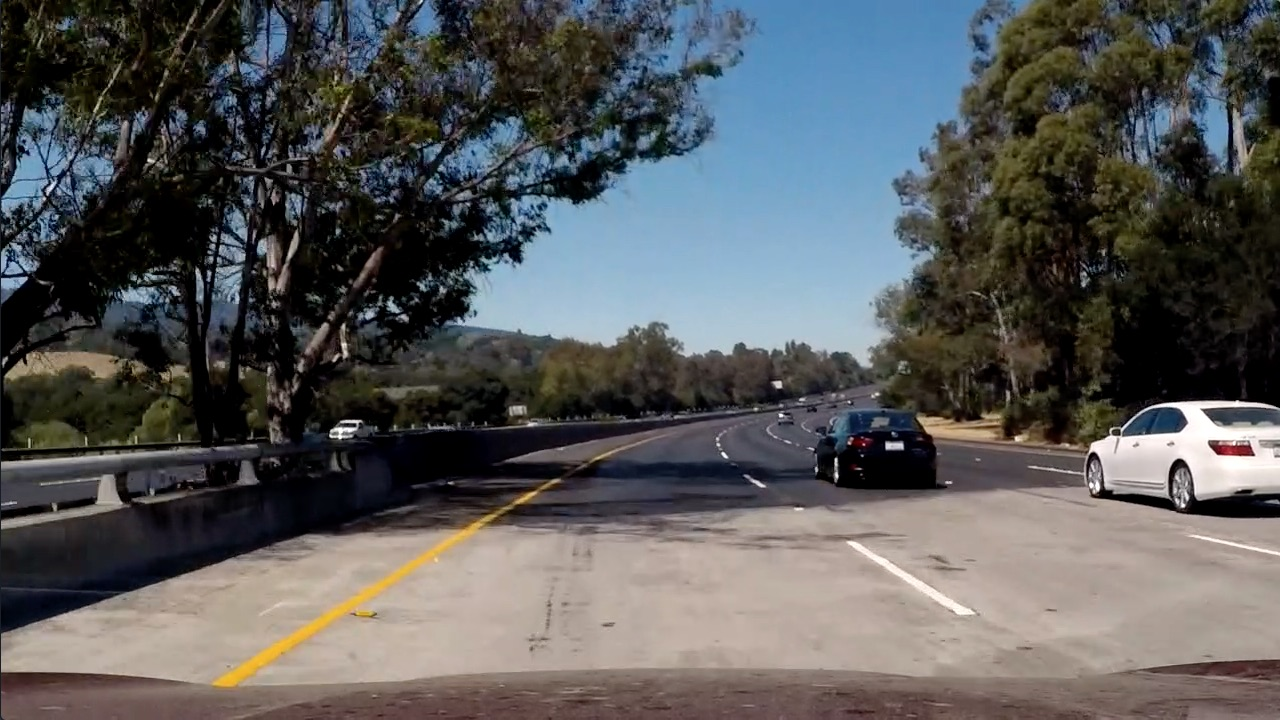
#> input picture test_images/color-shadow-example.jpg, 1280 x 720 px
$ python thresholding.py   (older library calls are emulated)
#> lines starting #> are read from the running program, lines starting #| are printed output that depends on the picture; after the words box and inside, x2 and y2 are one past the last pixel; in counts of white or black regions, pixels touching at a corner belong together
"""Gradient and color thresholding"""
import cv2
import numpy as np
from matplotlib import image as mpimage
from matplotlib import pyplot as plt

import utils


# Gradient thresholding

def abs_sobel_thresh(rgb_image, orient='x', sobel_kernel=3, thresh=(0, 255)):
    """Calculate directional gradient. Apply threshold"""
    gray = cv2.cvtColor(rgb_image, cv2.COLOR_RGB2GRAY)

    d = 1 if orient == 'x' else 0
    sobel = cv2.Sobel(gray, cv2.CV_64F, d, 1 - d, ksize=sobel_kernel)

    abs_sobel = np.absolute(sobel)
    scaled_sobel = np.uint8(255 * abs_sobel / np.max(abs_sobel))

    mask = (scaled_sobel >= thresh[0]) * (scaled_sobel <= thresh[1])
    return mask.astype(np.int)


# [27 lines left out: functions mag_thresh, dir_threshold, not called in this run]


# Color Thresholding

def hls_threshold(
        rbg_image,
        h_thresh=(0, 180),
        l_thresh=(0, 255),
        s_thresh=(0, 255)):

    hls = cv2.cvtColor(rbg_image, cv2.COLOR_RGB2HLS)

    h_mask = (hls[:, :, 0] >= h_thresh[0]) * (hls[:, :, 0] <= h_thresh[1])
    l_mask = (hls[:, :, 1] >= l_thresh[0]) * (hls[:, :, 1] <= l_thresh[1])
    s_mask = (hls[:, :, 2] >= s_thresh[0]) * (hls[:, :, 2] <= s_thresh[1])
    return (h_mask * l_mask * s_mask).astype(np.int)


# Testing utility

def test_color_gradient(
        rgb_image,
        kernel=3,
        grad_thresh=(20, 100),
        h_thresh=(0, 255),
        l_thresh=(0, 255),
        s_thresh=(170, 255),
        plot_all=True):

    c_binary = hls_threshold(rgb_image, h_thresh, l_thresh, s_thresh)

    g_binary = abs_sobel_thresh(
        rgb_image,
        orient='x',
        sobel_kernel=kernel,
        thresh=grad_thresh)

    combo = np.logical_or(c_binary, g_binary)

    plt.interactive(True)

    if plot_all:
        fig = utils.plot_batch(
            [rgb_image, c_binary, g_binary, combo],
            ['Original', 'Color Threshold', 'Gradient Threshold', 'Combo'],
            figsize=(16, 6))

    else:
        fig = plt.figure()
        plt.imshow(combo, cmap='gray')

    fig.tight_layout()
    return fig


if __name__ == '__main__':

    # Example of color and gradient thresholding

    test_img = 'color-shadow-example.jpg'
    image = mpimage.imread('test_images/%s' % test_img)
#> image is the input picture: shape (720, 1280, 3); mean R, G, B 88.5, 89.3, 89.8

    figure = test_color_gradient(
        image,
        kernel=3,
        grad_thresh=(40, 100),
        h_thresh=(0, 90),
        s_thresh=(170, 255),
        plot_all=False)
#> in hls_threshold, `h_mask = (hls[:, :, 0] >= h_thresh[0]) * (hls[:, :, 0] <= h_thresh[1])`:
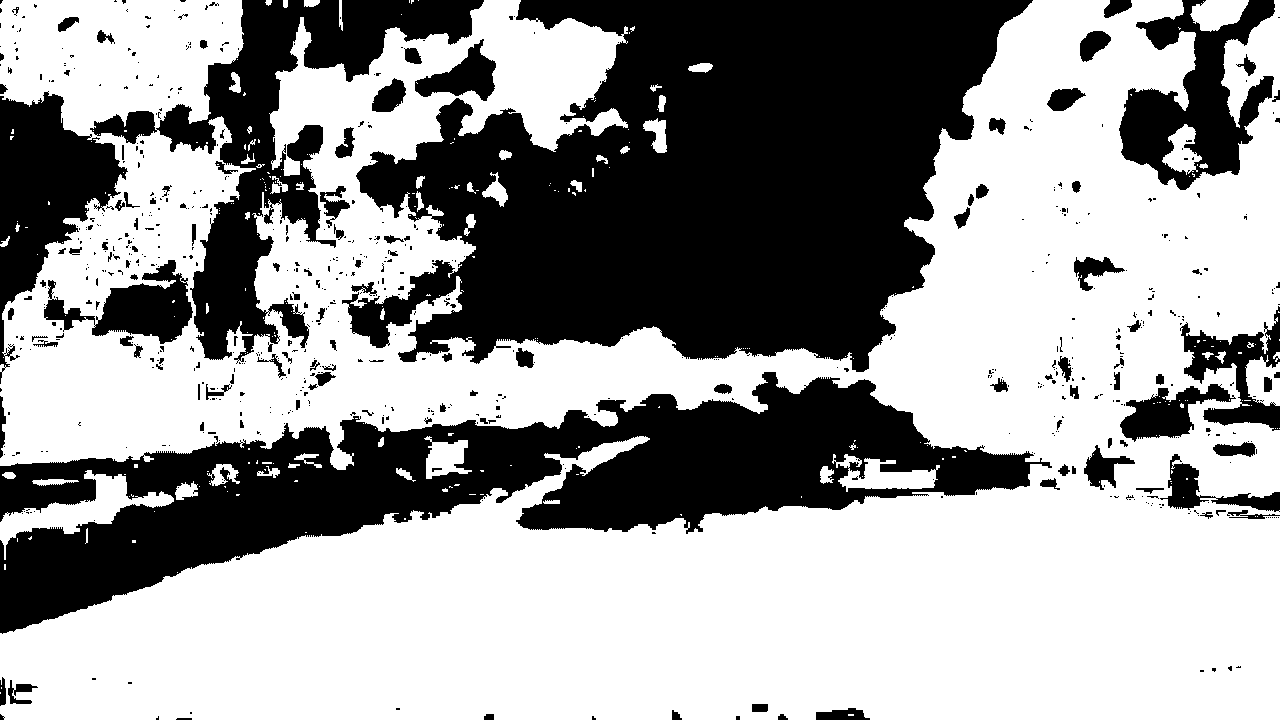
#> h_mask: shape (720, 1280) bool; 61.3% white; 686 black regions (556 under 20 px), largest, box (x1, y1, x2, y2) and area: (342, 0, 1033, 372) 162272, (0, 372, 1052, 634) 97669, (90, 0, 484, 364) 34520
#> in abs_sobel_thresh, `gray = cv2.cvtColor(rgb_image, cv2.COLOR_RGB2GRAY)`:
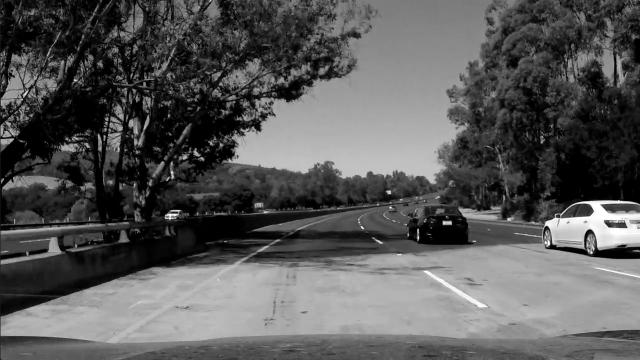
#> gray: shape (720, 1280) (shown at 1/2 size); min 0, max 255, mean 89.1
#> in abs_sobel_thresh, `sobel = cv2.Sobel(gray, cv2.CV_64F, d, 1 - d, ksize=sobel_kernel)`:
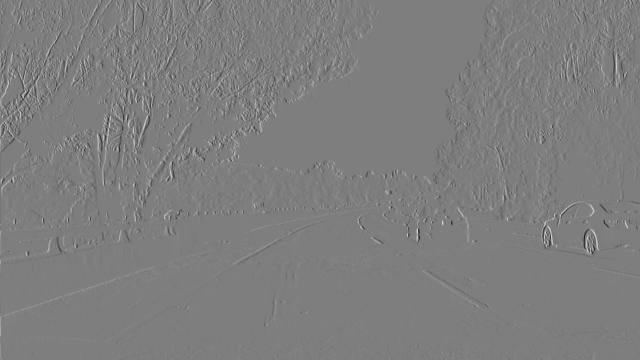
#> sobel: shape (720, 1280) float64 (shown at 1/2 size); min -870, max 887, mean 0.2; drawn with min black and max white
#> in test_color_gradient, `combo = np.logical_or(c_binary, g_binary)`:
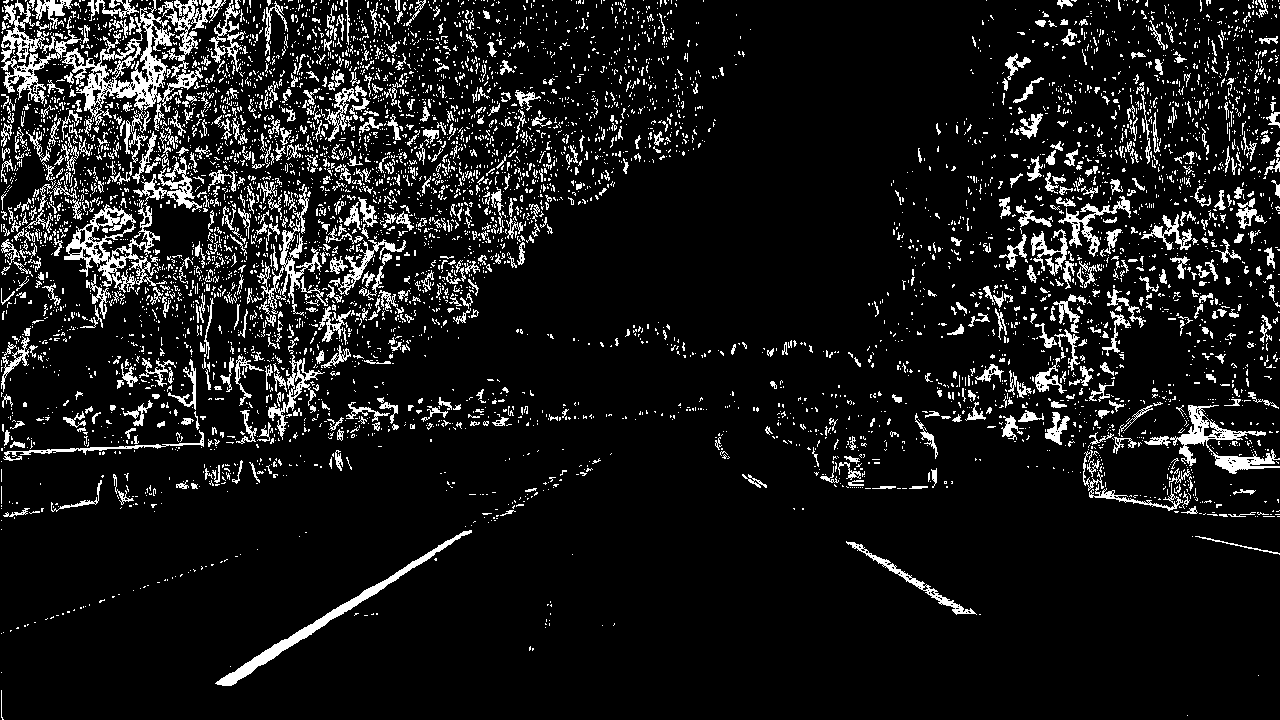
#> combo: shape (720, 1280) bool; 10% white in thin lines or dots

    plt.savefig('output_images/threshold_%s' % test_img)

$ run again, with test_images/straight_lines1.jpg copied over test_images/color-shadow-example.jpg
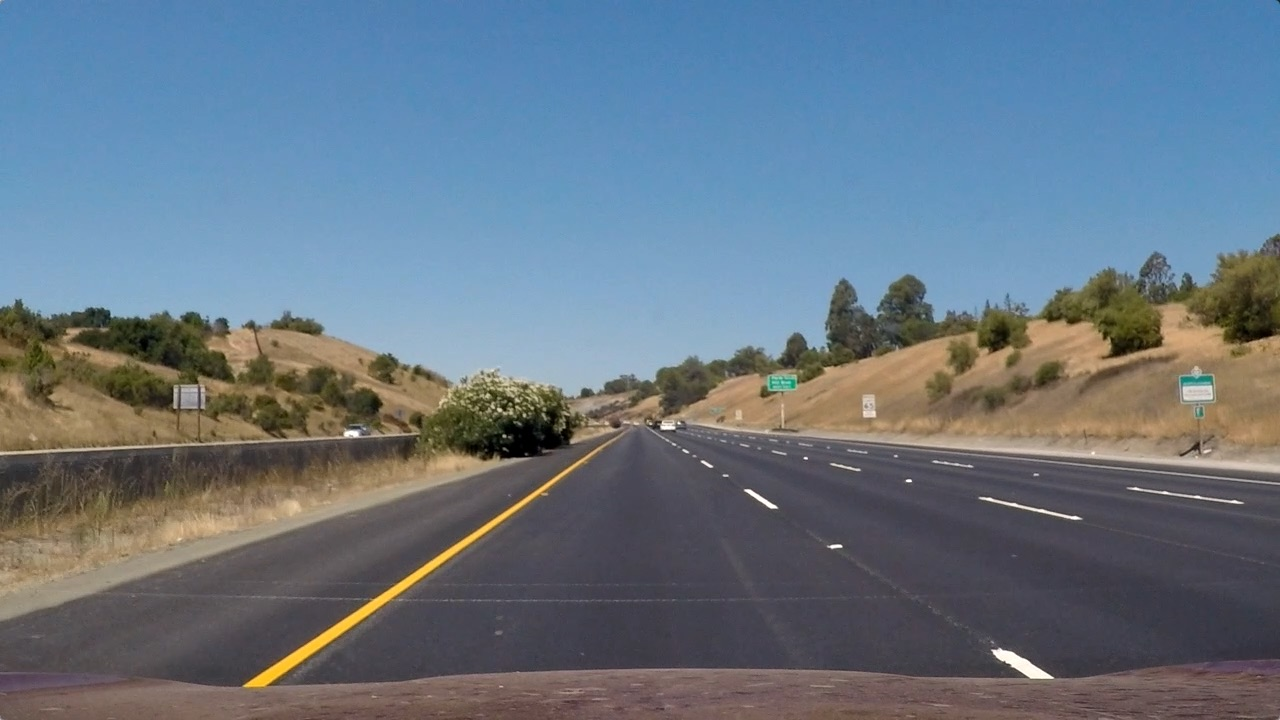
#> input picture test_images/straight_lines1.jpg, 1280 x 720 px
#> image is the input picture: shape (720, 1280, 3); mean R, G, B 103.2, 117.7, 131.2
#> hls: shape (720, 1280, 3); mean of channels 0, 1, 2 85.5, 117, 67
#> in hls_threshold, `h_mask = (hls[:, :, 0] >= h_thresh[0]) * (hls[:, :, 0] <= h_thresh[1])`:
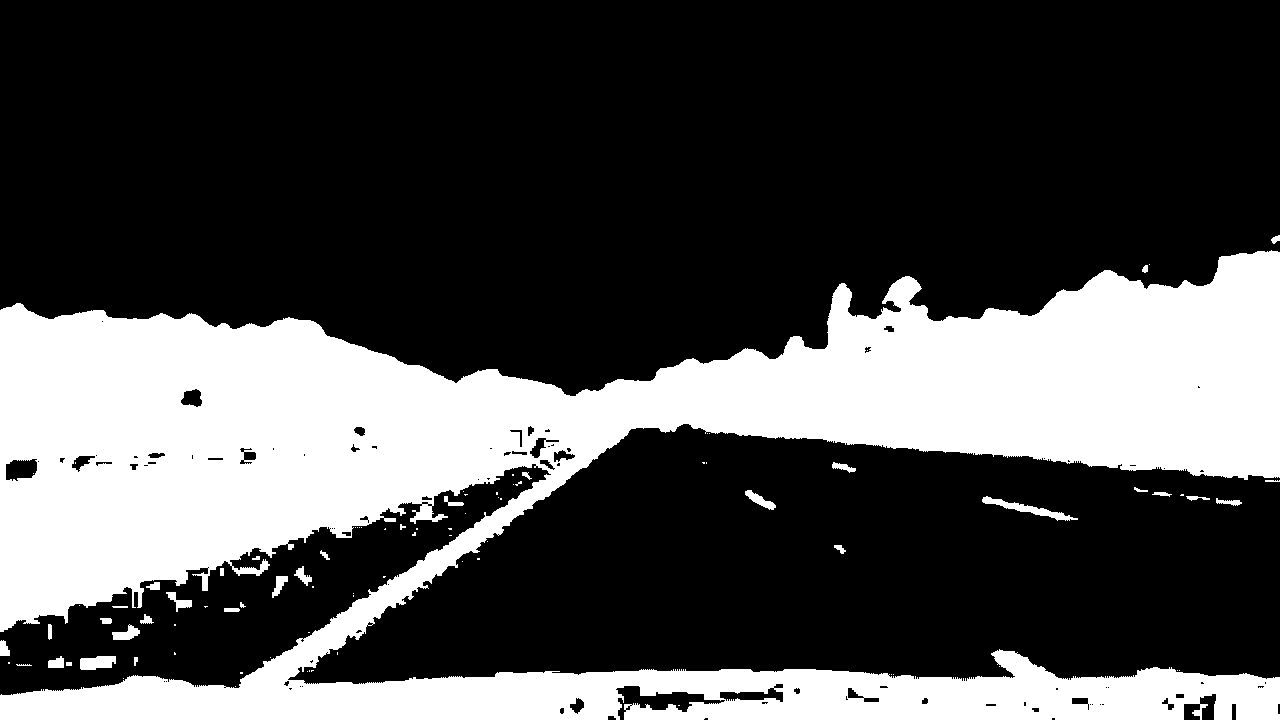
#> h_mask: shape (720, 1280) bool; 30% white; 89 white regions (54 under 20 px), largest, box (x1, y1, x2, y2) and area: (0, 250, 1280, 720) 272756, (982, 496, 1078, 521) 595, (80, 656, 116, 670) 409
#> l_mask: shape (720, 1280) bool; every value is 1
#> s_mask: shape (720, 1280) bool; 0.66% white; 260 white regions (219 under 20 px), largest, box (x1, y1, x2, y2) and area: (245, 468, 571, 688) 2739, (994, 650, 1052, 678) 518, (1245, 329, 1273, 342) 144
#> mask: shape (720, 1280) bool; 1.4% white in thin lines or dots
#> in test_color_gradient, `combo = np.logical_or(c_binary, g_binary)`:
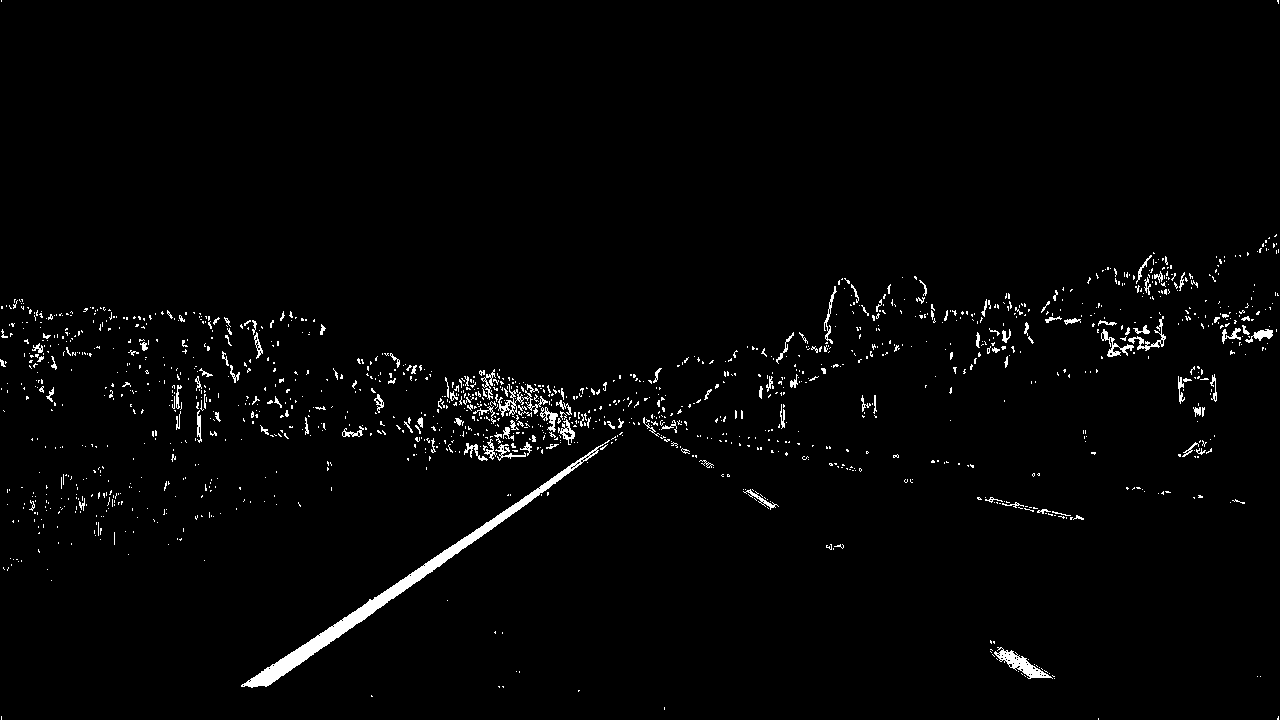
#> combo: shape (720, 1280) bool; 2% white; 1440 white regions (1296 under 20 px), largest, box (x1, y1, x2, y2) and area: (241, 440, 610, 688) 4236, (994, 647, 1053, 679) 585, (498, 384, 548, 417) 358

$ run again, with test_images/straight_lines2.jpg copied over test_images/color-shadow-example.jpg
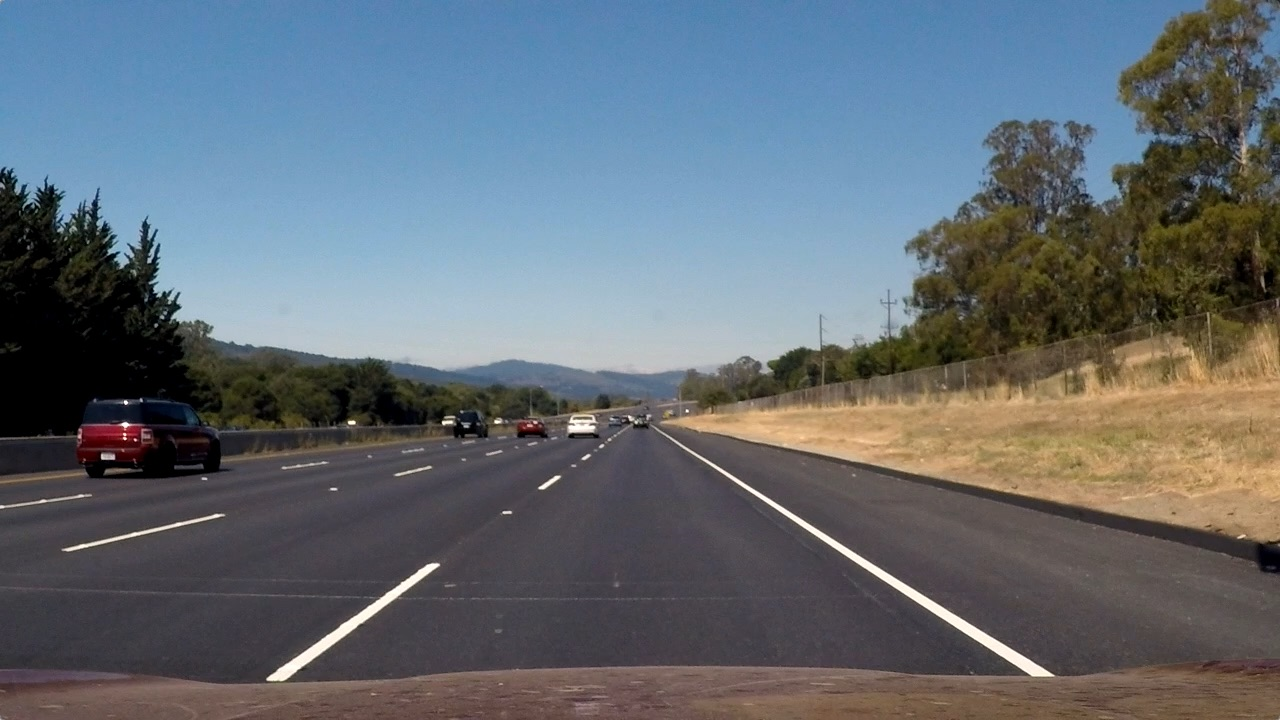
#> input picture test_images/straight_lines2.jpg, 1280 x 720 px
#> image is the input picture: shape (720, 1280, 3); mean R, G, B 99.4, 107.7, 115.1
#> hls: shape (720, 1280, 3); mean of channels 0, 1, 2 81.7, 107, 62.5
#> in hls_threshold, `h_mask = (hls[:, :, 0] >= h_thresh[0]) * (hls[:, :, 0] <= h_thresh[1])`:
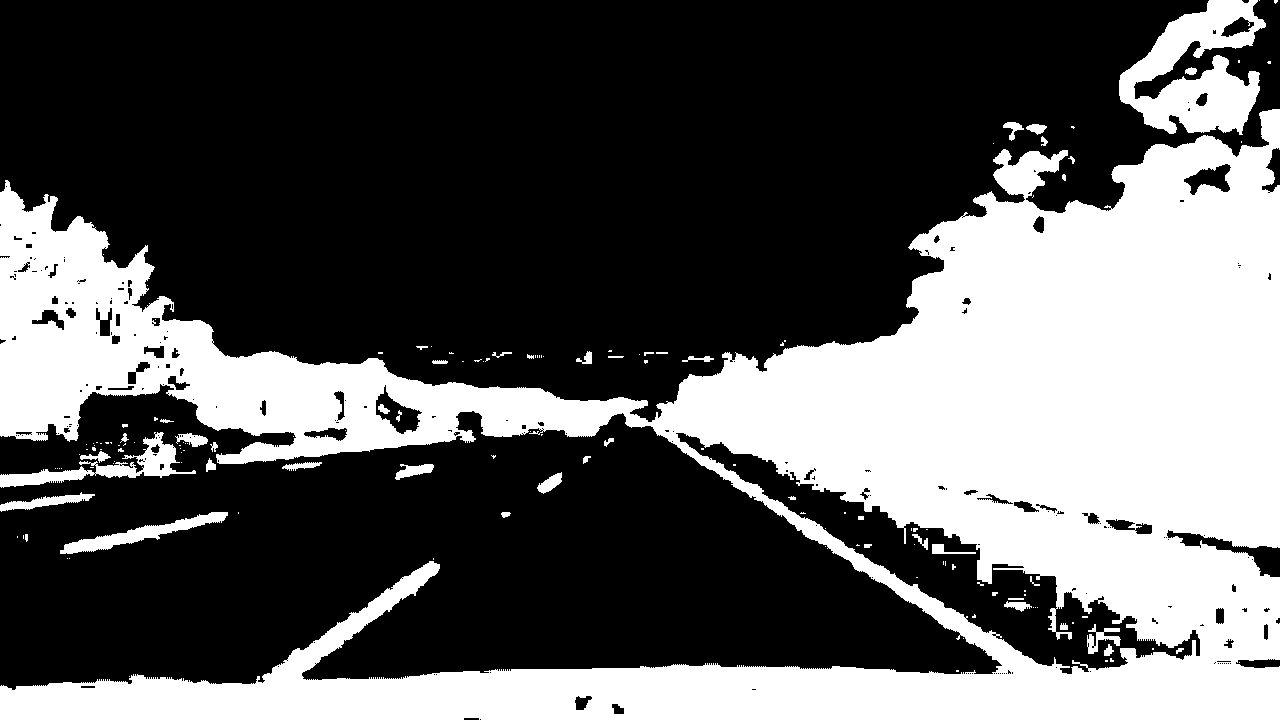
#> h_mask: shape (720, 1280) bool; 36% white; 150 white regions (102 under 20 px), largest, box (x1, y1, x2, y2) and area: (0, 109, 1280, 720) 312006, (1119, 0, 1266, 135) 10718, (0, 432, 196, 488) 2692
#> l_mask: shape (720, 1280) bool; every value is 1
#> s_mask: shape (720, 1280) bool; 2.1% white; 926 white regions (777 under 20 px), largest, box (x1, y1, x2, y2) and area: (718, 468, 1053, 676) 2397, (268, 564, 438, 680) 1506, (116, 429, 212, 466) 878
#> mask: shape (720, 1280) bool; 1.3% white in thin lines or dots
#> in test_color_gradient, `combo = np.logical_or(c_binary, g_binary)`:
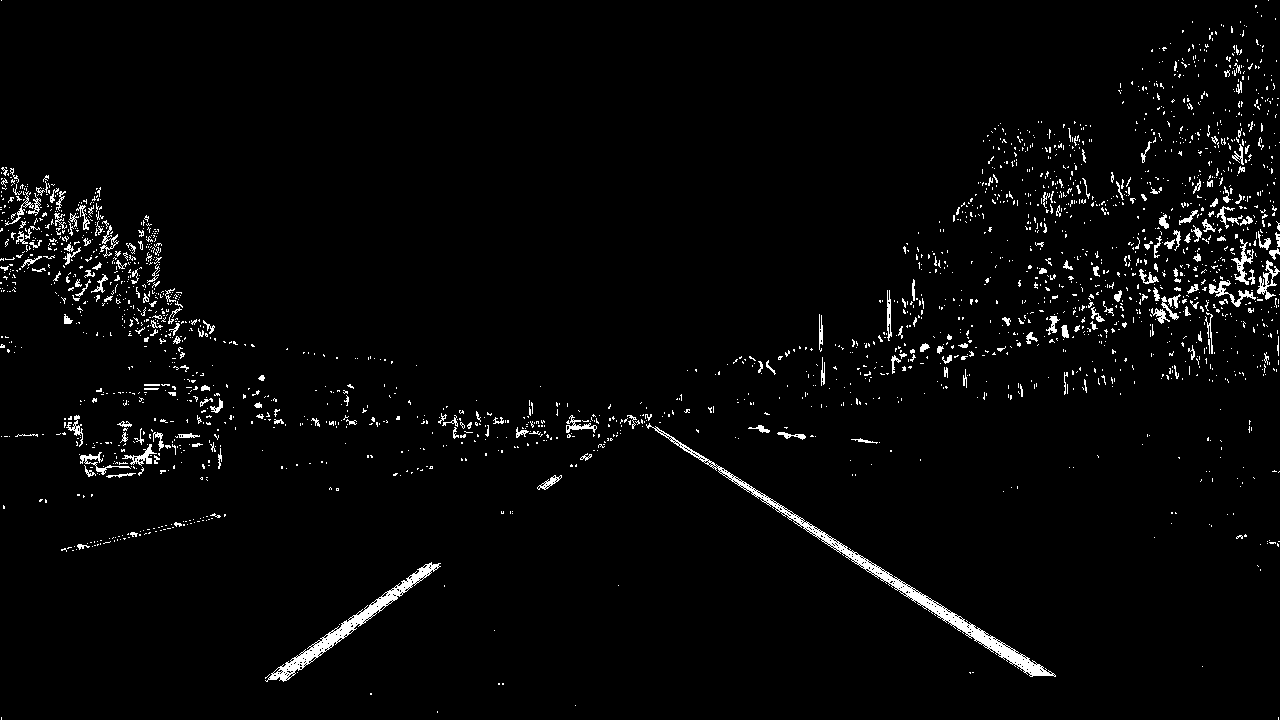
#> combo: shape (720, 1280) bool; 2.7% white in thin lines or dots
